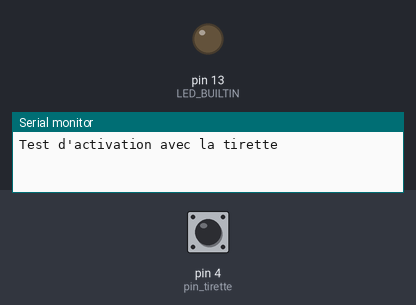
A program run on a simulated Arduino Mega 2560, built with avr-gcc and run on an emulated ATmega2560. Parts: output pins drawn as LEDs (lit = HIGH), the last lines printed to the serial monitor. Dashed ring = blinking. The test bench sets the inputs (shaded band); at power-on: pin 4 (pin_tirette) HIGH. At 6.3 s the program stops and its outputs stay as they are.

Above: at 1.2 s.
1.3 s: pin 4 (pin_tirette) pulled LOW for 0.15 s
At 1.7 s:
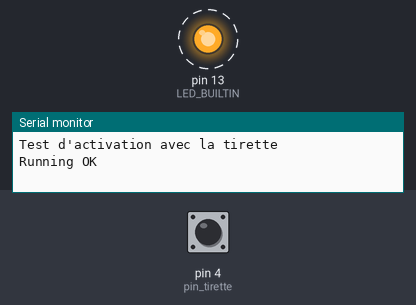
At 7.4 s:
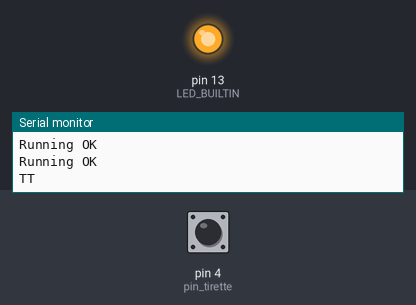
Timing chart, 0 to 7.8 s (numbered marks = the images above; inputs shaded):
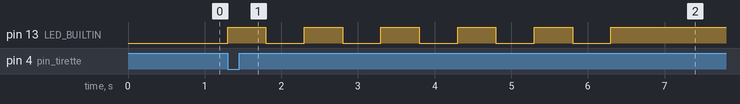

Measured:
- after the input at 1.3 s, pin 13 (LED_BUILTIN): alternates HIGH for 0.50 s and LOW for 0.50 s, 11 changes in all, then stays HIGH, starting at once

The program:

main.cpp
```cpp
#include "Arduino.h"
#include <MsTimer2.h>
#include <Encoder.h>

const int pin_tirette = 4;
bool isTimerSet = false;


void flash()
{
    digitalWrite(LED_BUILTIN, HIGH);
    Serial.println("TT");
    while(1);
}


void setup() {
    Serial.begin(9600);
    Serial.println("Test d'activation avec la tirette");

    pinMode(LED_BUILTIN, OUTPUT);
    pinMode(pin_tirette, INPUT_PULLUP);

    MsTimer2::set(5000, flash); // 500ms period
}


void loop() {
    while(digitalRead(pin_tirette) && !isTimerSet);
    if(!isTimerSet){
        MsTimer2::start();
        isTimerSet = true;
    }
    Serial.println("Running OK");
    //Serial.println("Running");
    digitalWrite(LED_BUILTIN, !digitalRead(LED_BUILTIN));
    delay(500);

}
```
